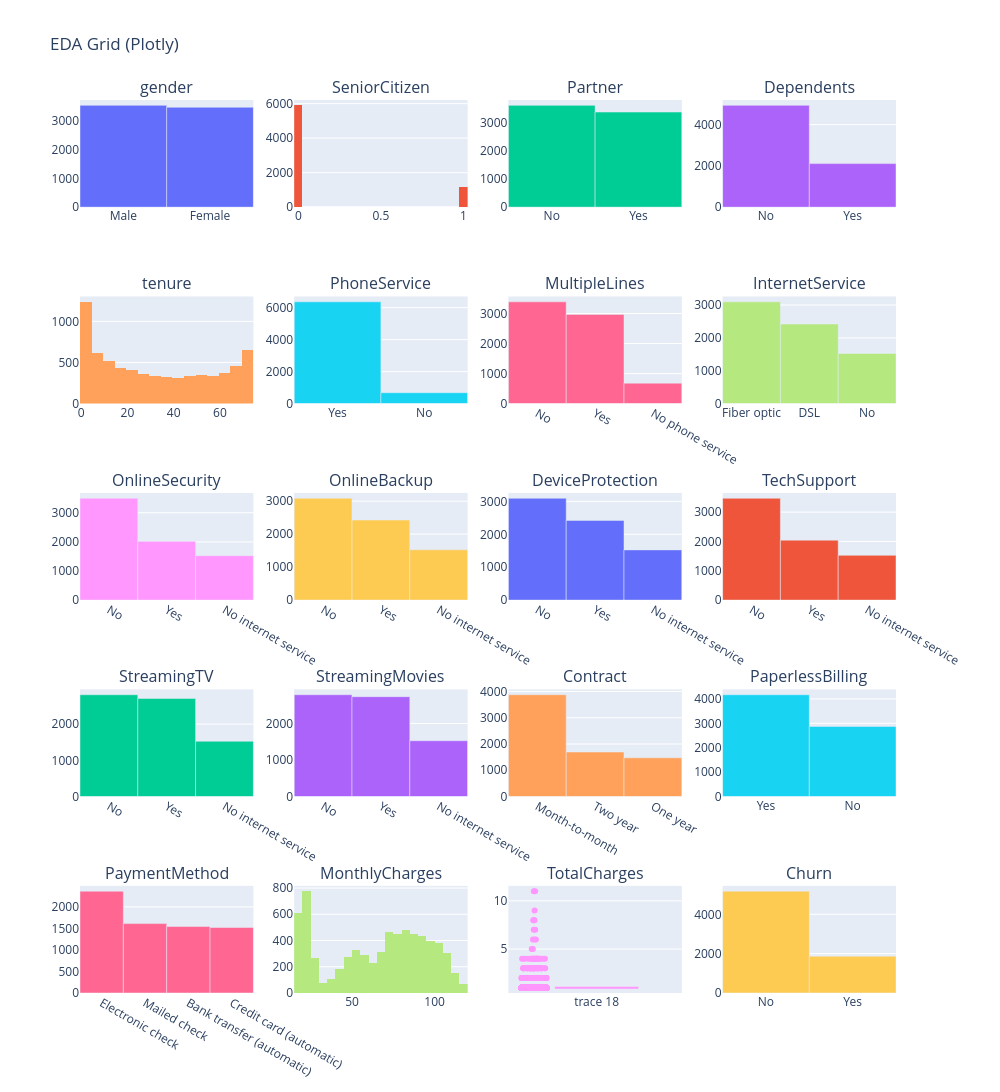
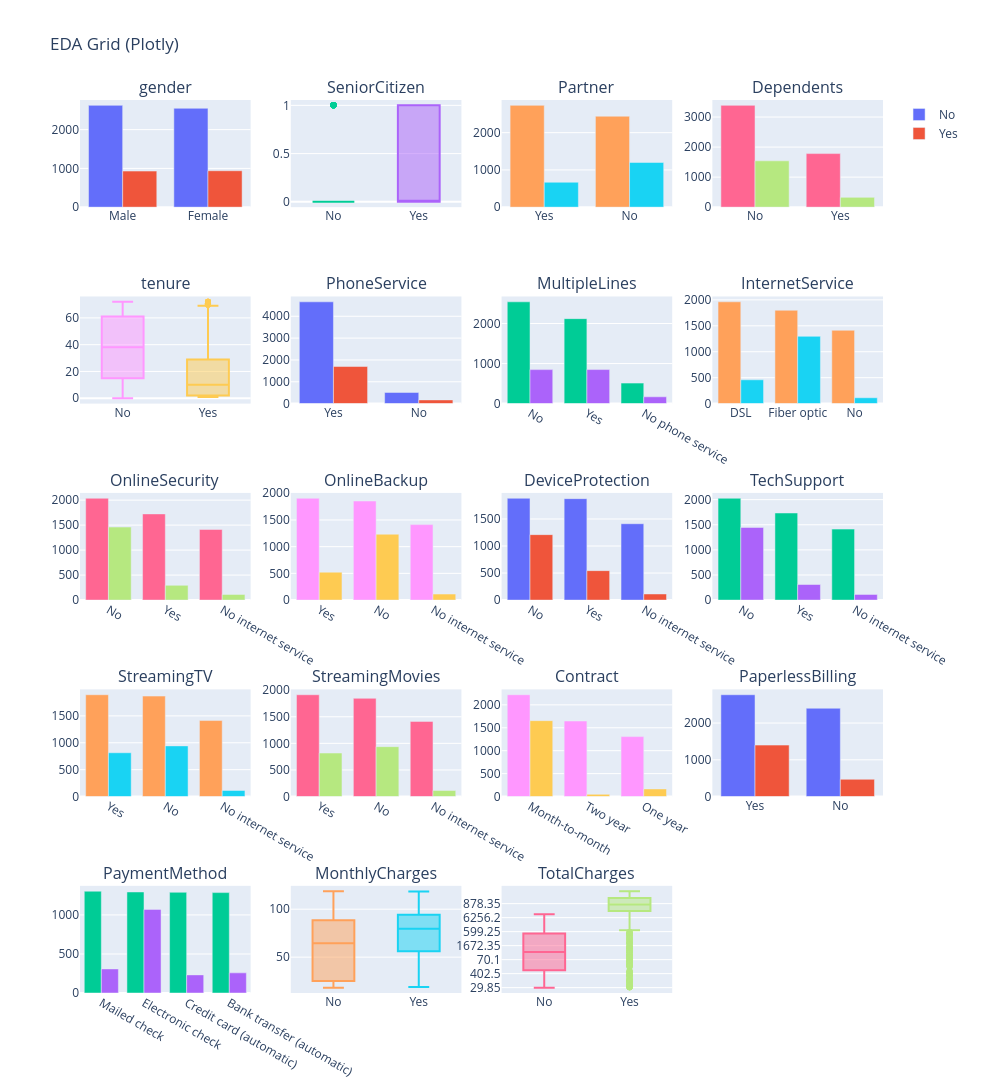

Notebook code cell kept with these figures, in order:
### Code cell
from src.eda.visualization import plot_eda_grid_plotly

features = df.columns.tolist()
plot_eda_grid_plotly(df, features, cols=4)
plot_eda_grid_plotly(df, features, target="Churn", cols=4)

### Figure 1 — Plotly figure (JSON) as saved in the notebook; plotly's stock layout.template omitted (floating-point values rounded to 4 significant figures; data arrays with more than 128 entries replaced by an {"elided": "..."} marker saying what was removed)
{"data": [{"showlegend": false, "type": "bar", "x": ["Male", "Female"], "xaxis": "x", "y": [3555, 3488], "yaxis": "y"}, {"name": "SeniorCitizen", "nbinsx": 30, "showlegend": false, "type": "histogram", "x": {"elided": "7043 int values"}, "xaxis": "x2", "yaxis": "y2"}, {"showlegend": false, "type": "bar", "x": ["No", "Yes"], "xaxis": "x3", "y": [3641, 3402], "yaxis": "y3"}, {"showlegend": false, "type": "bar", "x": ["No", "Yes"], "xaxis": "x4", "y": [4933, 2110], "yaxis": "y4"}, {"name": "tenure", "nbinsx": 30, "showlegend": false, "type": "histogram", "x": {"elided": "7043 int values"}, "xaxis": "x5", "yaxis": "y5"}, {"showlegend": false, "type": "bar", "x": ["Yes", "No"], "xaxis": "x6", "y": [6361, 682], "yaxis": "y6"}, {"showlegend": false, "type": "bar", "x": ["No", "Yes", "No phone service"], "xaxis": "x7", "y": [3390, 2971, 682], "yaxis": "y7"}, {"showlegend": false, "type": "bar", "x": ["Fiber optic", "DSL", "No"], "xaxis": "x8", "y": [3096, 2421, 1526], "yaxis": "y8"}, {"showlegend": false, "type": "bar", "x": ["No", "Yes", "No internet service"], "xaxis": "x9", "y": [3498, 2019, 1526], "yaxis": "y9"}, {"showlegend": false, "type": "bar", "x": ["No", "Yes", "No internet service"], "xaxis": "x10", "y": [3088, 2429, 1526], "yaxis": "y10"}, {"showlegend": false, "type": "bar", "x": ["No", "Yes", "No internet service"], "xaxis": "x11", "y": [3095, 2422, 1526], "yaxis": "y11"}, {"showlegend": false, "type": "bar", "x": ["No", "Yes", "No internet service"], "xaxis": "x12", "y": [3473, 2044, 1526], "yaxis": "y12"}, {"showlegend": false, "type": "bar", "x": ["No", "Yes", "No internet service"], "xaxis": "x13", "y": [2810, 2707, 1526], "yaxis": "y13"}, {"showlegend": false, "type": "bar", "x": ["No", "Yes", "No internet service"], "xaxis": "x14", "y": [2785, 2732, 1526], "yaxis": "y14"}, {"showlegend": false, "type": "bar", "x": ["Month-to-month", "Two year", "One year"], "xaxis": "x15", "y": [3875, 1695, 1473], "yaxis": "y15"}, {"showlegend": false, "type": "bar", "x": ["Yes", "No"], "xaxis": "x16", "y": [4171, 2872], "yaxis": "y16"}, {"showlegend": false, "type": "bar", "x": ["Electronic check", "Mailed check", "Bank transfer (automatic)", "Credit card (automatic)"], "xaxis": "x17", "y": [2365, 1612, 1544, 1522], "yaxis": "y17"}, {"name": "MonthlyCharges", "nbinsx": 30, "showlegend": false, "type": "histogram", "x": {"elided": "7043 float values"}, "xaxis": "x18", "yaxis": "y18"}, {"boxpoints": "all", "showlegend": false, "type": "box", "xaxis": "x19", "y": {"elided": "6531 int values"}, "yaxis": "y19"}, {"showlegend": false, "type": "bar", "x": ["No", "Yes"], "xaxis": "x20", "y": [5174, 1869], "yaxis": "y20"}], "layout": {"annotations": [{"font": {"size": 16}, "showarrow": false, "text": "gender", "x": 0.1062, "xanchor": "center", "xref": "paper", "y": 1, "yanchor": "bottom", "yref": "paper"}, {"font": {"size": 16}, "showarrow": false, "text": "SeniorCitizen", "x": 0.3688, "xanchor": "center", "xref": "paper", "y": 1, "yanchor": "bottom", "yref": "paper"}, {"font": {"size": 16}, "showarrow": false, "text": "Partner", "x": 0.6313, "xanchor": "center", "xref": "paper", "y": 1, "yanchor": "bottom", "yref": "paper"}, {"font": {"size": 16}, "showarrow": false, "text": "Dependents", "x": 0.8938, "xanchor": "center", "xref": "paper", "y": 1, "yanchor": "bottom", "yref": "paper"}, {"font": {"size": 16}, "showarrow": false, "text": "tenure", "x": 0.1062, "xanchor": "center", "xref": "paper", "y": 0.78, "yanchor": "bottom", "yref": "paper"}, {"font": {"size": 16}, "showarrow": false, "text": "PhoneService", "x": 0.3688, "xanchor": "center", "xref": "paper", "y": 0.78, "yanchor": "bottom", "yref": "paper"}, {"font": {"size": 16}, "showarrow": false, "text": "MultipleLines", "x": 0.6313, "xanchor": "center", "xref": "paper", "y": 0.78, "yanchor": "bottom", "yref": "paper"}, {"font": {"size": 16}, "showarrow": false, "text": "InternetService", "x": 0.8938, "xanchor": "center", "xref": "paper", "y": 0.78, "yanchor": "bottom", "yref": "paper"}, {"font": {"size": 16}, "showarrow": false, "text": "OnlineSecurity", "x": 0.1062, "xanchor": "center", "xref": "paper", "y": 0.56, "yanchor": "bottom", "yref": "paper"}, {"font": {"size": 16}, "showarrow": false, "text": "OnlineBackup", "x": 0.3688, "xanchor": "center", "xref": "paper", "y": 0.56, "yanchor": "bottom", "yref": "paper"}, {"font": {"size": 16}, "showarrow": false, "text": "DeviceProtection", "x": 0.6313, "xanchor": "center", "xref": "paper", "y": 0.56, "yanchor": "bottom", "yref": "paper"}, {"font": {"size": 16}, "showarrow": false, "text": "TechSupport", "x": 0.8938, "xanchor": "center", "xref": "paper", "y": 0.56, "yanchor": "bottom", "yref": "paper"}, {"font": {"size": 16}, "showarrow": false, "text": "StreamingTV", "x": 0.1062, "xanchor": "center", "xref": "paper", "y": 0.34, "yanchor": "bottom", "yref": "paper"}, {"font": {"size": 16}, "showarrow": false, "text": "StreamingMovies", "x": 0.3688, "xanchor": "center", "xref": "paper", "y": 0.34, "yanchor": "bottom", "yref": "paper"}, {"font": {"size": 16}, "showarrow": false, "text": "Contract", "x": 0.6313, "xanchor": "center", "xref": "paper", "y": 0.34, "yanchor": "bottom", "yref": "paper"}, {"font": {"size": 16}, "showarrow": false, "text": "PaperlessBilling", "x": 0.8938, "xanchor": "center", "xref": "paper", "y": 0.34, "yanchor": "bottom", "yref": "paper"}, {"font": {"size": 16}, "showarrow": false, "text": "PaymentMethod", "x": 0.1062, "xanchor": "center", "xref": "paper", "y": 0.12, "yanchor": "bottom", "yref": "paper"}, {"font": {"size": 16}, "showarrow": false, "text": "MonthlyCharges", "x": 0.3688, "xanchor": "center", "xref": "paper", "y": 0.12, "yanchor": "bottom", "yref": "paper"}, {"font": {"size": 16}, "showarrow": false, "text": "TotalCharges", "x": 0.6313, "xanchor": "center", "xref": "paper", "y": 0.12, "yanchor": "bottom", "yref": "paper"}, {"font": {"size": 16}, "showarrow": false, "text": "Churn", "x": 0.8938, "xanchor": "center", "xref": "paper", "y": 0.12, "yanchor": "bottom", "yref": "paper"}], "height": 1250, "showlegend": true, "title": {"text": "EDA Grid (Plotly)"}, "width": 1000, "xaxis": {"anchor": "y", "domain": [0, 0.2125]}, "xaxis10": {"anchor": "y10", "domain": [0.2625, 0.475]}, "xaxis11": {"anchor": "y11", "domain": [0.525, 0.7375]}, "xaxis12": {"anchor": "y12", "domain": [0.7875, 1]}, "xaxis13": {"anchor": "y13", "domain": [0, 0.2125]}, "xaxis14": {"anchor": "y14", "domain": [0.2625, 0.475]}, "xaxis15": {"anchor": "y15", "domain": [0.525, 0.7375]}, "xaxis16": {"anchor": "y16", "domain": [0.7875, 1]}, "xaxis17": {"anchor": "y17", "domain": [0, 0.2125]}, "xaxis18": {"anchor": "y18", "domain": [0.2625, 0.475]}, "xaxis19": {"anchor": "y19", "domain": [0.525, 0.7375]}, "xaxis2": {"anchor": "y2", "domain": [0.2625, 0.475]}, "xaxis20": {"anchor": "y20", "domain": [0.7875, 1]}, "xaxis3": {"anchor": "y3", "domain": [0.525, 0.7375]}, "xaxis4": {"anchor": "y4", "domain": [0.7875, 1]}, "xaxis5": {"anchor": "y5", "domain": [0, 0.2125]}, "xaxis6": {"anchor": "y6", "domain": [0.2625, 0.475]}, "xaxis7": {"anchor": "y7", "domain": [0.525, 0.7375]}, "xaxis8": {"anchor": "y8", "domain": [0.7875, 1]}, "xaxis9": {"anchor": "y9", "domain": [0, 0.2125]}, "yaxis": {"anchor": "x", "domain": [0.88, 1]}, "yaxis10": {"anchor": "x10", "domain": [0.44, 0.56]}, "yaxis11": {"anchor": "x11", "domain": [0.44, 0.56]}, "yaxis12": {"anchor": "x12", "domain": [0.44, 0.56]}, "yaxis13": {"anchor": "x13", "domain": [0.22, 0.34]}, "yaxis14": {"anchor": "x14", "domain": [0.22, 0.34]}, "yaxis15": {"anchor": "x15", "domain": [0.22, 0.34]}, "yaxis16": {"anchor": "x16", "domain": [0.22, 0.34]}, "yaxis17": {"anchor": "x17", "domain": [0, 0.12]}, "yaxis18": {"anchor": "x18", "domain": [0, 0.12]}, "yaxis19": {"anchor": "x19", "domain": [0, 0.12]}, "yaxis2": {"anchor": "x2", "domain": [0.88, 1]}, "yaxis20": {"anchor": "x20", "domain": [0, 0.12]}, "yaxis3": {"anchor": "x3", "domain": [0.88, 1]}, "yaxis4": {"anchor": "x4", "domain": [0.88, 1]}, "yaxis5": {"anchor": "x5", "domain": [0.66, 0.78]}, "yaxis6": {"anchor": "x6", "domain": [0.66, 0.78]}, "yaxis7": {"anchor": "x7", "domain": [0.66, 0.78]}, "yaxis8": {"anchor": "x8", "domain": [0.66, 0.78]}, "yaxis9": {"anchor": "x9", "domain": [0.44, 0.56]}}}

### Figure 2 — Plotly figure (JSON) as saved in the notebook; plotly's stock layout.template omitted (floating-point values rounded to 4 significant figures; data arrays with more than 128 entries replaced by an {"elided": "..."} marker saying what was removed)
{"data": [{"name": "No", "showlegend": true, "type": "bar", "x": ["Male", "Female"], "xaxis": "x", "y": [2625, 2549], "yaxis": "y"}, {"name": "Yes", "showlegend": true, "type": "bar", "x": ["Female", "Male"], "xaxis": "x", "y": [939, 930], "yaxis": "y"}, {"boxpoints": "outliers", "name": "No", "showlegend": false, "type": "box", "xaxis": "x2", "y": {"elided": "5174 int values"}, "yaxis": "y2"}, {"boxpoints": "outliers", "name": "Yes", "showlegend": false, "type": "box", "xaxis": "x2", "y": {"elided": "1869 int values"}, "yaxis": "y2"}, {"name": "No", "showlegend": false, "type": "bar", "x": ["Yes", "No"], "xaxis": "x3", "y": [2733, 2441], "yaxis": "y3"}, {"name": "Yes", "showlegend": false, "type": "bar", "x": ["No", "Yes"], "xaxis": "x3", "y": [1200, 669], "yaxis": "y3"}, {"name": "No", "showlegend": false, "type": "bar", "x": ["No", "Yes"], "xaxis": "x4", "y": [3390, 1784], "yaxis": "y4"}, {"name": "Yes", "showlegend": false, "type": "bar", "x": ["No", "Yes"], "xaxis": "x4", "y": [1543, 326], "yaxis": "y4"}, {"boxpoints": "outliers", "name": "No", "showlegend": false, "type": "box", "xaxis": "x5", "y": {"elided": "5174 int values"}, "yaxis": "y5"}, {"boxpoints": "outliers", "name": "Yes", "showlegend": false, "type": "box", "xaxis": "x5", "y": {"elided": "1869 int values"}, "yaxis": "y5"}, {"name": "No", "showlegend": false, "type": "bar", "x": ["Yes", "No"], "xaxis": "x6", "y": [4662, 512], "yaxis": "y6"}, {"name": "Yes", "showlegend": false, "type": "bar", "x": ["Yes", "No"], "xaxis": "x6", "y": [1699, 170], "yaxis": "y6"}, {"name": "No", "showlegend": false, "type": "bar", "x": ["No", "Yes", "No phone service"], "xaxis": "x7", "y": [2541, 2121, 512], "yaxis": "y7"}, {"name": "Yes", "showlegend": false, "type": "bar", "x": ["Yes", "No", "No phone service"], "xaxis": "x7", "y": [850, 849, 170], "yaxis": "y7"}, {"name": "No", "showlegend": false, "type": "bar", "x": ["DSL", "Fiber optic", "No"], "xaxis": "x8", "y": [1962, 1799, 1413], "yaxis": "y8"}, {"name": "Yes", "showlegend": false, "type": "bar", "x": ["Fiber optic", "DSL", "No"], "xaxis": "x8", "y": [1297, 459, 113], "yaxis": "y8"}, {"name": "No", "showlegend": false, "type": "bar", "x": ["No", "Yes", "No internet service"], "xaxis": "x9", "y": [2037, 1724, 1413], "yaxis": "y9"}, {"name": "Yes", "showlegend": false, "type": "bar", "x": ["No", "Yes", "No internet service"], "xaxis": "x9", "y": [1461, 295, 113], "yaxis": "y9"}, {"name": "No", "showlegend": false, "type": "bar", "x": ["Yes", "No", "No internet service"], "xaxis": "x10", "y": [1906, 1855, 1413], "yaxis": "y10"}, {"name": "Yes", "showlegend": false, "type": "bar", "x": ["No", "Yes", "No internet service"], "xaxis": "x10", "y": [1233, 523, 113], "yaxis": "y10"}, {"name": "No", "showlegend": false, "type": "bar", "x": ["No", "Yes", "No internet service"], "xaxis": "x11", "y": [1884, 1877, 1413], "yaxis": "y11"}, {"name": "Yes", "showlegend": false, "type": "bar", "x": ["No", "Yes", "No internet service"], "xaxis": "x11", "y": [1211, 545, 113], "yaxis": "y11"}, {"name": "No", "showlegend": false, "type": "bar", "x": ["No", "Yes", "No internet service"], "xaxis": "x12", "y": [2027, 1734, 1413], "yaxis": "y12"}, {"name": "Yes", "showlegend": false, "type": "bar", "x": ["No", "Yes", "No internet service"], "xaxis": "x12", "y": [1446, 310, 113], "yaxis": "y12"}, {"name": "No", "showlegend": false, "type": "bar", "x": ["Yes", "No", "No internet service"], "xaxis": "x13", "y": [1893, 1868, 1413], "yaxis": "y13"}, {"name": "Yes", "showlegend": false, "type": "bar", "x": ["No", "Yes", "No internet service"], "xaxis": "x13", "y": [942, 814, 113], "yaxis": "y13"}, {"name": "No", "showlegend": false, "type": "bar", "x": ["Yes", "No", "No internet service"], "xaxis": "x14", "y": [1914, 1847, 1413], "yaxis": "y14"}, {"name": "Yes", "showlegend": false, "type": "bar", "x": ["No", "Yes", "No internet service"], "xaxis": "x14", "y": [938, 818, 113], "yaxis": "y14"}, {"name": "No", "showlegend": false, "type": "bar", "x": ["Month-to-month", "Two year", "One year"], "xaxis": "x15", "y": [2220, 1647, 1307], "yaxis": "y15"}, {"name": "Yes", "showlegend": false, "type": "bar", "x": ["Month-to-month", "One year", "Two year"], "xaxis": "x15", "y": [1655, 166, 48], "yaxis": "y15"}, {"name": "No", "showlegend": false, "type": "bar", "x": ["Yes", "No"], "xaxis": "x16", "y": [2771, 2403], "yaxis": "y16"}, {"name": "Yes", "showlegend": false, "type": "bar", "x": ["Yes", "No"], "xaxis": "x16", "y": [1400, 469], "yaxis": "y16"}, {"name": "No", "showlegend": false, "type": "bar", "x": ["Mailed check", "Electronic check", "Credit card (automatic)", "Bank transfer (automatic)"], "xaxis": "x17", "y": [1304, 1294, 1290, 1286], "yaxis": "y17"}, {"name": "Yes", "showlegend": false, "type": "bar", "x": ["Electronic check", "Mailed check", "Bank transfer (automatic)", "Credit card (automatic)"], "xaxis": "x17", "y": [1071, 308, 258, 232], "yaxis": "y17"}, {"boxpoints": "outliers", "name": "No", "showlegend": false, "type": "box", "xaxis": "x18", "y": {"elided": "5174 float values"}, "yaxis": "y18"}, {"boxpoints": "outliers", "name": "Yes", "showlegend": false, "type": "box", "xaxis": "x18", "y": {"elided": "1869 float values"}, "yaxis": "y18"}, {"boxpoints": "outliers", "name": "No", "showlegend": false, "type": "box", "xaxis": "x19", "y": {"elided": "5174 str values"}, "yaxis": "y19"}, {"boxpoints": "outliers", "name": "Yes", "showlegend": false, "type": "box", "xaxis": "x19", "y": {"elided": "1869 str values"}, "yaxis": "y19"}], "layout": {"annotations": [{"font": {"size": 16}, "showarrow": false, "text": "gender", "x": 0.1062, "xanchor": "center", "xref": "paper", "y": 1, "yanchor": "bottom", "yref": "paper"}, {"font": {"size": 16}, "showarrow": false, "text": "SeniorCitizen", "x": 0.3688, "xanchor": "center", "xref": "paper", "y": 1, "yanchor": "bottom", "yref": "paper"}, {"font": {"size": 16}, "showarrow": false, "text": "Partner", "x": 0.6313, "xanchor": "center", "xref": "paper", "y": 1, "yanchor": "bottom", "yref": "paper"}, {"font": {"size": 16}, "showarrow": false, "text": "Dependents", "x": 0.8938, "xanchor": "center", "xref": "paper", "y": 1, "yanchor": "bottom", "yref": "paper"}, {"font": {"size": 16}, "showarrow": false, "text": "tenure", "x": 0.1062, "xanchor": "center", "xref": "paper", "y": 0.78, "yanchor": "bottom", "yref": "paper"}, {"font": {"size": 16}, "showarrow": false, "text": "PhoneService", "x": 0.3688, "xanchor": "center", "xref": "paper", "y": 0.78, "yanchor": "bottom", "yref": "paper"}, {"font": {"size": 16}, "showarrow": false, "text": "MultipleLines", "x": 0.6313, "xanchor": "center", "xref": "paper", "y": 0.78, "yanchor": "bottom", "yref": "paper"}, {"font": {"size": 16}, "showarrow": false, "text": "InternetService", "x": 0.8938, "xanchor": "center", "xref": "paper", "y": 0.78, "yanchor": "bottom", "yref": "paper"}, {"font": {"size": 16}, "showarrow": false, "text": "OnlineSecurity", "x": 0.1062, "xanchor": "center", "xref": "paper", "y": 0.56, "yanchor": "bottom", "yref": "paper"}, {"font": {"size": 16}, "showarrow": false, "text": "OnlineBackup", "x": 0.3688, "xanchor": "center", "xref": "paper", "y": 0.56, "yanchor": "bottom", "yref": "paper"}, {"font": {"size": 16}, "showarrow": false, "text": "DeviceProtection", "x": 0.6313, "xanchor": "center", "xref": "paper", "y": 0.56, "yanchor": "bottom", "yref": "paper"}, {"font": {"size": 16}, "showarrow": false, "text": "TechSupport", "x": 0.8938, "xanchor": "center", "xref": "paper", "y": 0.56, "yanchor": "bottom", "yref": "paper"}, {"font": {"size": 16}, "showarrow": false, "text": "StreamingTV", "x": 0.1062, "xanchor": "center", "xref": "paper", "y": 0.34, "yanchor": "bottom", "yref": "paper"}, {"font": {"size": 16}, "showarrow": false, "text": "StreamingMovies", "x": 0.3688, "xanchor": "center", "xref": "paper", "y": 0.34, "yanchor": "bottom", "yref": "paper"}, {"font": {"size": 16}, "showarrow": false, "text": "Contract", "x": 0.6313, "xanchor": "center", "xref": "paper", "y": 0.34, "yanchor": "bottom", "yref": "paper"}, {"font": {"size": 16}, "showarrow": false, "text": "PaperlessBilling", "x": 0.8938, "xanchor": "center", "xref": "paper", "y": 0.34, "yanchor": "bottom", "yref": "paper"}, {"font": {"size": 16}, "showarrow": false, "text": "PaymentMethod", "x": 0.1062, "xanchor": "center", "xref": "paper", "y": 0.12, "yanchor": "bottom", "yref": "paper"}, {"font": {"size": 16}, "showarrow": false, "text": "MonthlyCharges", "x": 0.3688, "xanchor": "center", "xref": "paper", "y": 0.12, "yanchor": "bottom", "yref": "paper"}, {"font": {"size": 16}, "showarrow": false, "text": "TotalCharges", "x": 0.6313, "xanchor": "center", "xref": "paper", "y": 0.12, "yanchor": "bottom", "yref": "paper"}], "height": 1250, "showlegend": true, "title": {"text": "EDA Grid (Plotly)"}, "width": 1000, "xaxis": {"anchor": "y", "domain": [0, 0.2125]}, "xaxis10": {"anchor": "y10", "domain": [0.2625, 0.475]}, "xaxis11": {"anchor": "y11", "domain": [0.525, 0.7375]}, "xaxis12": {"anchor": "y12", "domain": [0.7875, 1]}, "xaxis13": {"anchor": "y13", "domain": [0, 0.2125]}, "xaxis14": {"anchor": "y14", "domain": [0.2625, 0.475]}, "xaxis15": {"anchor": "y15", "domain": [0.525, 0.7375]}, "xaxis16": {"anchor": "y16", "domain": [0.7875, 1]}, "xaxis17": {"anchor": "y17", "domain": [0, 0.2125]}, "xaxis18": {"anchor": "y18", "domain": [0.2625, 0.475]}, "xaxis19": {"anchor": "y19", "domain": [0.525, 0.7375]}, "xaxis2": {"anchor": "y2", "domain": [0.2625, 0.475]}, "xaxis20": {"anchor": "y20", "domain": [0.7875, 1]}, "xaxis3": {"anchor": "y3", "domain": [0.525, 0.7375]}, "xaxis4": {"anchor": "y4", "domain": [0.7875, 1]}, "xaxis5": {"anchor": "y5", "domain": [0, 0.2125]}, "xaxis6": {"anchor": "y6", "domain": [0.2625, 0.475]}, "xaxis7": {"anchor": "y7", "domain": [0.525, 0.7375]}, "xaxis8": {"anchor": "y8", "domain": [0.7875, 1]}, "xaxis9": {"anchor": "y9", "domain": [0, 0.2125]}, "yaxis": {"anchor": "x", "domain": [0.88, 1]}, "yaxis10": {"anchor": "x10", "domain": [0.44, 0.56]}, "yaxis11": {"anchor": "x11", "domain": [0.44, 0.56]}, "yaxis12": {"anchor": "x12", "domain": [0.44, 0.56]}, "yaxis13": {"anchor": "x13", "domain": [0.22, 0.34]}, "yaxis14": {"anchor": "x14", "domain": [0.22, 0.34]}, "yaxis15": {"anchor": "x15", "domain": [0.22, 0.34]}, "yaxis16": {"anchor": "x16", "domain": [0.22, 0.34]}, "yaxis17": {"anchor": "x17", "domain": [0, 0.12]}, "yaxis18": {"anchor": "x18", "domain": [0, 0.12]}, "yaxis19": {"anchor": "x19", "domain": [0, 0.12]}, "yaxis2": {"anchor": "x2", "domain": [0.88, 1]}, "yaxis20": {"anchor": "x20", "domain": [0, 0.12]}, "yaxis3": {"anchor": "x3", "domain": [0.88, 1]}, "yaxis4": {"anchor": "x4", "domain": [0.88, 1]}, "yaxis5": {"anchor": "x5", "domain": [0.66, 0.78]}, "yaxis6": {"anchor": "x6", "domain": [0.66, 0.78]}, "yaxis7": {"anchor": "x7", "domain": [0.66, 0.78]}, "yaxis8": {"anchor": "x8", "domain": [0.66, 0.78]}, "yaxis9": {"anchor": "x9", "domain": [0.44, 0.56]}}}
